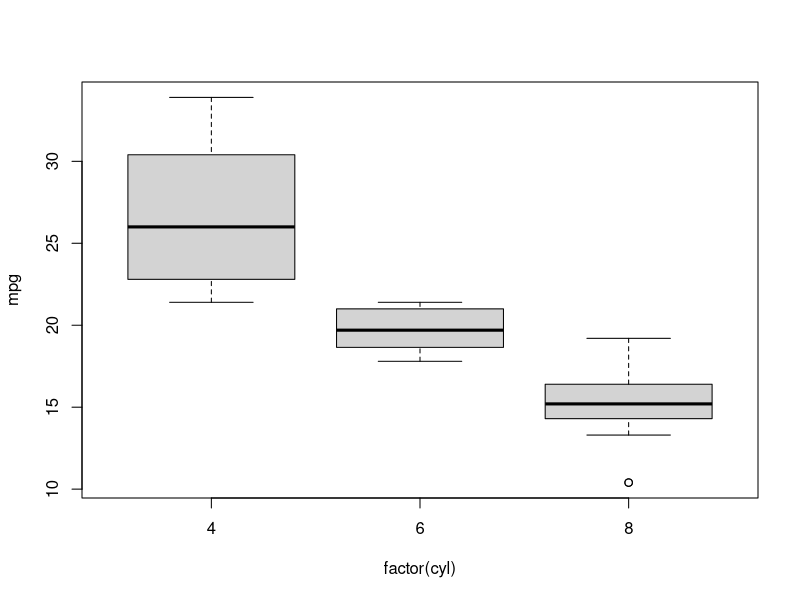
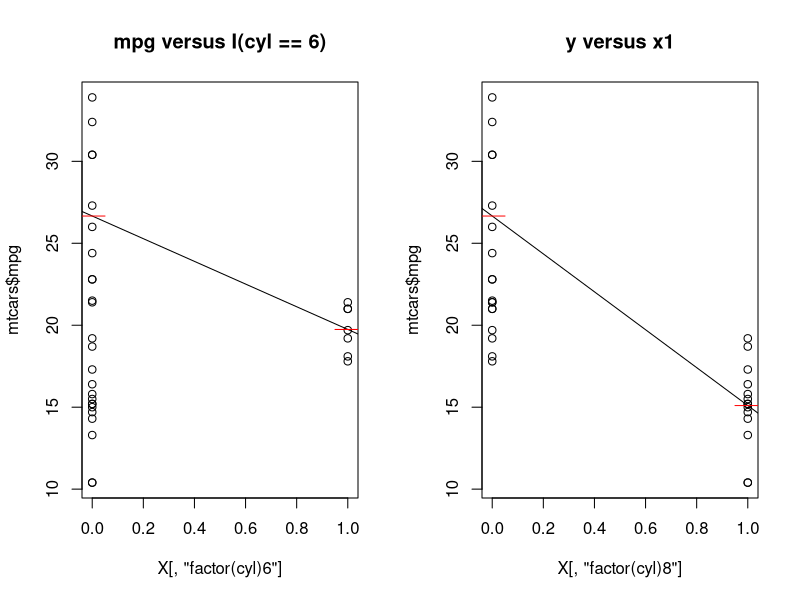
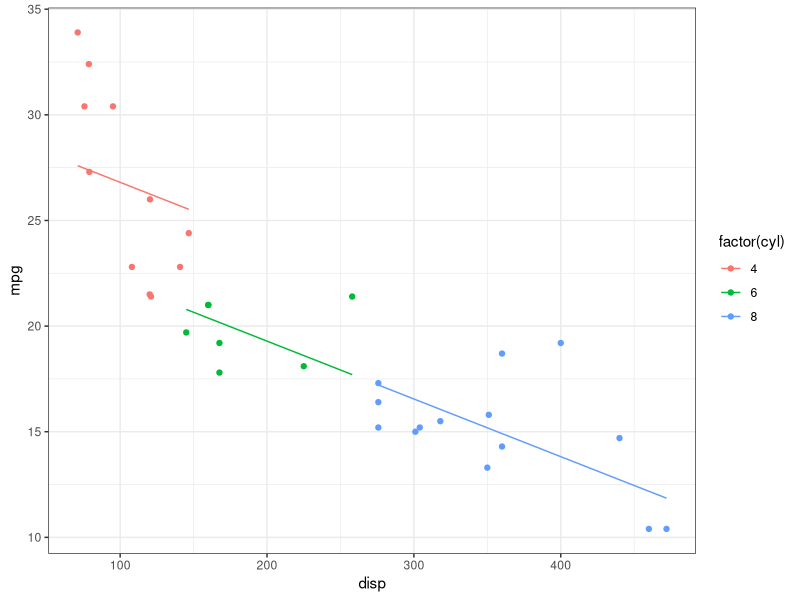
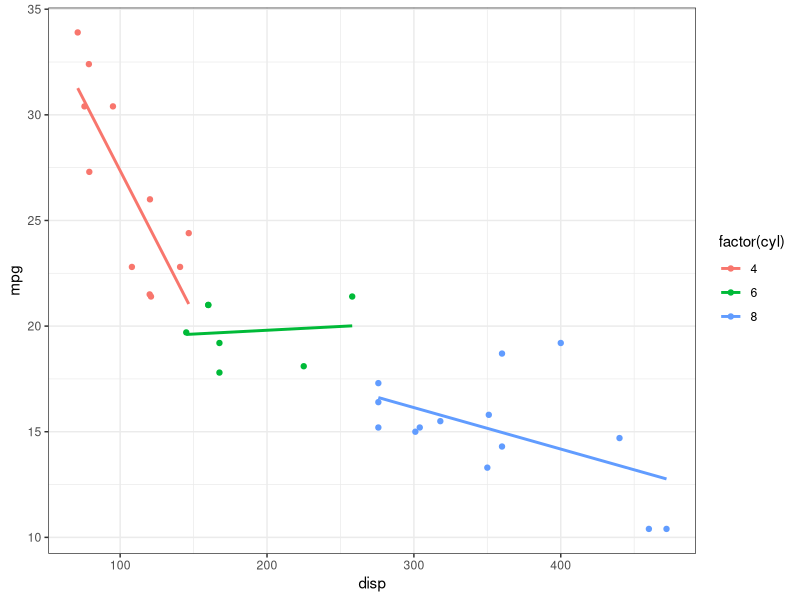

Reproduce these figures in R, in order.
## ---- chunk 1
#| include: false
library(ggplot2)
set.seed(2112)
## ---- chunk 2
#| echo: false
#| label: dummy-plot
#| fig-height: 6

plot(mpg ~ factor(cyl), data = mtcars)
## ---- chunk 3
#| label: intercept-significance
#| echo: true
summary(lm(mpg ~ factor(cyl), data = mtcars))$coef
## ---- chunk 4
#| label: intercept-significance-anova
#| echo: true
anova(lm(mpg ~ factor(cyl), data = mtcars))
## ---- chunk 5
#| label: dummy-plot-2-predictors
#| echo: false
#| fig-height: 6

mylm <- lm(mpg ~ factor(cyl), data = mtcars)

X <- model.matrix(mylm)

par(mfrow = c(1, 2))
plot(X[, "factor(cyl)6"], mtcars$mpg, main = "mpg versus I(cyl == 6)")
abline(mylm$coef[1], mylm$coef[2])
lines(c(-0.05, 0.05), rep(mean(mtcars$mpg[mtcars$cyl == 4]), 2), col = "red")
lines(c(0.95, 1.05),  rep(mean(mtcars$mpg[mtcars$cyl == 6]), 2), col = "red")
plot(X[, "factor(cyl)8"], mtcars$mpg, main = "y versus x1")
abline(mylm$coef[1], mylm$coef[3], main = "mpg versus I(cyl == 8)")
lines(c(-0.05, 0.05), rep(mean(mtcars$mpg[mtcars$cyl == 4]), 2), col = "red")
lines(c(0.95, 1.05),  rep(mean(mtcars$mpg[mtcars$cyl == 8]), 2), col = "red")
## ---- chunk 6
#| label: intercept-slope-plot
#| fig-height: 6

mylm <- lm(mpg ~ disp + factor(cyl), data = mtcars)
mtcars$preds <- predict(mylm)

ggplot(mtcars) +
    theme_bw() +
    aes(x = disp, colour = factor(cyl)) +
    geom_point(aes(y = mpg)) +
    geom_line(aes(y = preds))
## ---- chunk 7
#| label: intercept-slope-sig
#| echo: true

mylm <- lm(mpg ~ factor(cyl) + disp, data = mtcars)
anova(mylm, update(mylm, ~ . - factor(cyl)))
## ---- chunk 8
#| label: interaction-plot
ggplot(mtcars) +
    theme_bw() +
    aes(x = disp, y = mpg, colour = factor(cyl)) +
    geom_point() +
    geom_smooth(method = "lm", se = FALSE, formula = y ~ x)
## ---- chunk 9
#| label: interaction-sig
#| echo: true
interact_lm <- lm(mpg ~ factor(cyl) * disp, data = mtcars)
base_lm <- lm(mpg ~ factor(cyl) + disp, data = mtcars)
anova(interact_lm, base_lm)
## ---- chunk 10
#| label: set_reference
#| echo: true
#| eval: true
#| code-fold: false
mtcars$cyl <- relevel(factor(mtcars$cyl), ref = "8")
levels(mtcars$cyl)
